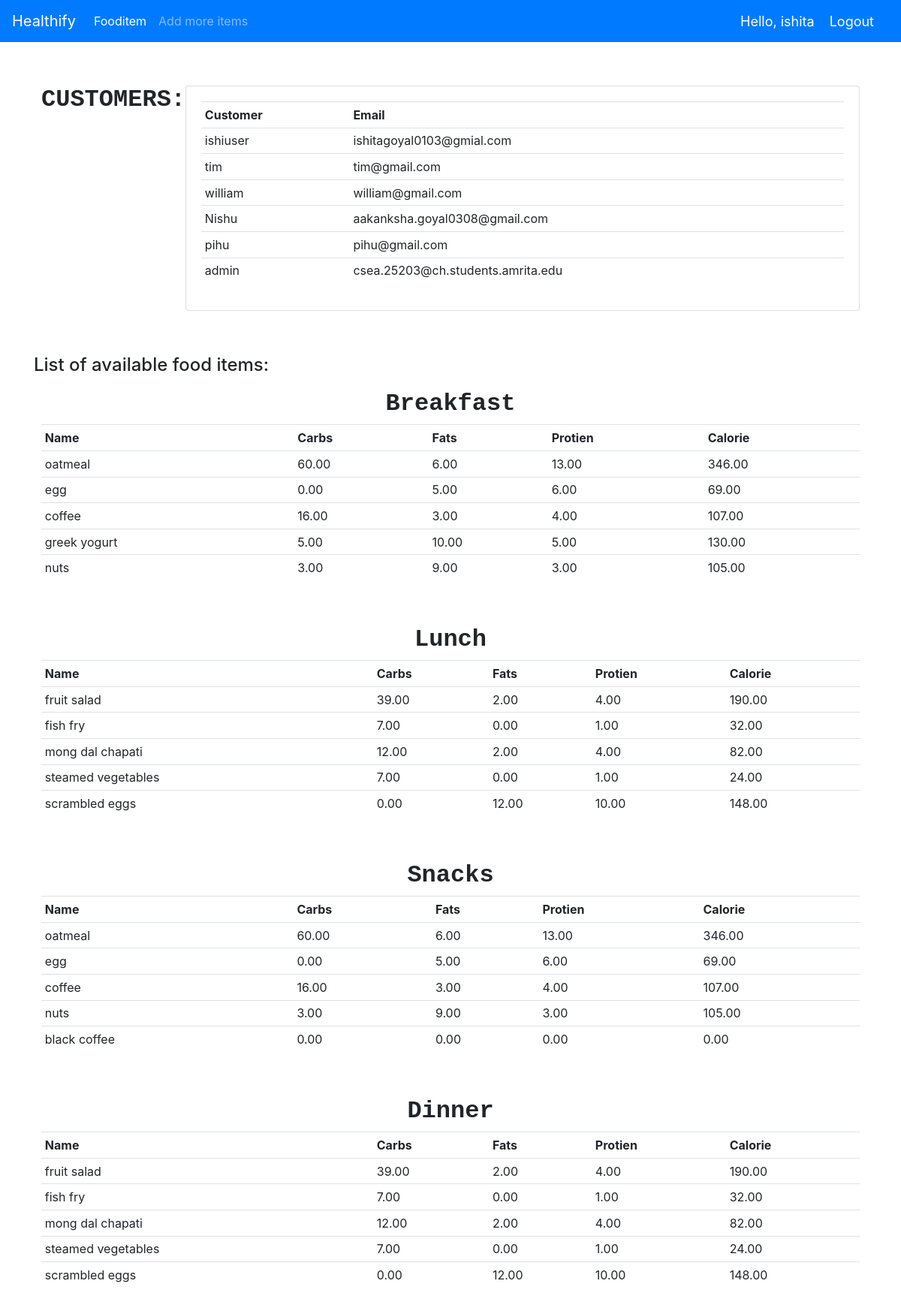
The app's page / (signed in) with its own data.
### Fityfeed/models.py (models this page shows, shortened)
class Customer(models.Model):
    user = models.OneToOneField(User, null=True, on_delete=models.CASCADE)
    name=models.CharField(max_length=200,null=True)
    email=models.CharField(max_length=200,null=True)
    date_created=models.DateTimeField(auto_now_add=True,null=True)

class Fooditem(models.Model):
    name = models.CharField(max_length=200)
    category = models.ManyToManyField(Category)
    carbohydrate = models.DecimalField(max_digits=5,decimal_places=2,default=0)
    fats = models.DecimalField(max_digits=5,decimal_places=2,default=0)
    protein = models.DecimalField(max_digits=5,decimal_places=2,default=0)
    calorie=models.DecimalField(max_digits=5,decimal_places=2,default=0,blank=True)
    quantity = models.IntegerField(default=1,null=True,blank=True)

### Fityfeed/decorators.py (the view)
    def wrapper_func(request,*args,**kwargs):
        group=None
        if request.user.groups.exists():
            group=request.user.groups.all()[0].name
        if group=='user':
            return redirect('userPage')
        if group=='admin':
            return view_func(request,*args,**kwargs)

### Fityfeed/views.py (called while the page is built)
@login_required(login_url='login')
@admin_only
def home(request):
    breakfast=Category.objects.filter(name='breakfast')[0].fooditem_set.all()[:5]
    lunch=Category.objects.filter(name='lunch')[0].fooditem_set.all()[:5]
    dinner=Category.objects.filter(name='dinner')[0].fooditem_set.all()[:5]
    snacks=Category.objects.filter(name='snacks')[0].fooditem_set.all()[:5]
    customers=Customer.objects.all()
    context={'breakfast':breakfast,
              'lunch':lunch,
              'dinner':dinner,
              'snacks':snacks,
              'customers':customers,
            }
    return render(request,'main.html',context)

### Fityfeed/templates/main.html (shortened to what this page needs)
{% load static %}
<!DOCTYPE html>
<html lang="en">
<head>
    <link rel="stylesheet" href="https://stackpath.bootstrapcdn.com/bootstrap/4.5.0/css/bootstrap.min.css"0>
    <link rel="stylesheet" href="{% static 'css/main.css' %}">
</head>
<body>
    {% include 'navbar.html' %}
    <br>
    <br>
    <div class="container">
    {% block content %}
        <div class="flex-box-row">
            <h5 id="heading">CUSTOMERS:</h5>
            <br>
            <br>
            <div class="card card-body">
               <table class="table table-sm">
                    <tr>
                        <th>Customer</th>
                        <th>Email</th>
                    </tr>
                    {% for cust in customers %}
                    <tr>
                        <td>{{cust.name}} </td>
                        <td> {{cust.email}} </td>
                    </tr>
                    {% endfor %}
                </table>
            </div>
        </div>
        <br><br>
    <h4>List of available food items:</h4>
        <div class="flex-box-row">
            <h5 id="heading">Breakfast</h5>
               <table class="table table-sm">
                    <tr>
                        <th>Name</th>
                        <th>Carbs</th>
                        <th>Fats</th>
                        <th>Protien</th>
                        <th>Calorie</th>
                    </tr>
                   {% for items in breakfast %}
                    <tr>
                        <td>{{items.name}} </td>
                        <td>{{items.carbohydrate}} </td>
                        <td>{{items.fats}} </td>
                        <td>{{items.protein}} </td>
                        <td>{{items.calorie}} </td>
                        </tr>
                    {% endfor %}
                </table>
        </div>
<br>
        <div class="flex-box-row">
            <h5 id="heading">Lunch</h5>
             <table class="table table-sm">
                    <tr>
                        <th>Name</th>
                        <th>Carbs</th>
                        <th>Fats</th>
                        <th>Protien</th>
                        <th>Calorie</th>
                    </tr>
                   {% for items in lunch %}
                    <tr>
                        <td>{{items.name}} </td>
                        <td>{{items.carbohydrate}} </td>
                        <td>{{items.fats}} </td>
                        <td>{{items.protein}} </td>
                        <td>{{items.calorie}} </td>
                        </tr>
                    {% endfor %}
                </table>
        </div>
        <br>
        <div class="flex-box-row">
            <h5 id="heading">Snacks</h5>
                <table class="table table-sm">
                    <tr>
                        <th>Name</th>
                        <th>Carbs</th>
                        <th>Fats</th>
                        <th>Protien</th>
                        <th>Calorie</th>
                    </tr>
                   {% for items in snacks %}
                    <tr>
                        <td>{{items.name}} </td>
                        <td>{{items.carbohydrate}} </td>
                        <td>{{items.fats}} </td>
                        <td>{{items.protein}} </td>
                        <td>{{items.calorie}} </td>
                        </tr>
                    {% endfor %}
                </table>
        </div>
        <br>
        <div class="flex-box-row">
            <h5 id="heading">Dinner</h5>
                <table class="table table-sm">
                    <tr>
                        <th>Name</th>
                        <th>Carbs</th>
                        <th>Fats</th>
                        <th>Protien</th>
                        <th>Calorie</th>
                    </tr>
                   {% for items in dinner %}
                    <tr>
                        <td>{{items.name}} </td>
                        <td>{{items.carbohydrate}} </td>
                        <td>{{items.fats}} </td>
                        <td>{{items.protein}} </td>
                        <td>{{items.calorie}} </td>
                        </tr>
                    {% endfor %}
                </table>
        </div>
<br>
    {% endblock %}
    </div>
</body>
</html>

### Fityfeed/templates/navbar.html (shortened to what this page needs)
{% load static%}
<nav class="navbar navbar-expand-lg navbar-dark bg-primary">
    <a class="navbar-brand" href="{% url 'home' %}">Healthify</a>
    <div class="collapse navbar-collapse" id="navbarSupportedContent">
    {% if request.user.is_staff %}
      <ul class="navbar-nav mr-auto">
        <li class="nav-item active">
          <a class="nav-link" href="{% url 'fooditem' %}">Fooditem<span class="sr-only">(current)</span></a>
        </li>
        <li class="nav-item">
          <a class="nav-link" href="{% url 'createfooditem' %}">Add more items</a>
        </li>
      </ul>
    {% endif %}
    </div>
    <span class="hello-msg">Hello, {{request.user}}</span>
    <span ><a  class="hello-msg" href="{% url 'logout' %}">Logout</a></span>
  </nav>

### static/css/main.css (style rules this page uses)
.flex-box-row { display:flex; padding : 10px; flex-wrap: wrap; justify-content: space-around; }
#heading { text-shadow: antiquewhite; font-family: 'Courier New', Courier, monospace; font-weight: 550; font-size: xx-large; text-align: left; }

### Fityfeed/templates/navbar.html (style rules this page uses)
.hello-msg { font-size: 18px; color: #fff; margin-right: 20px; }

### records on screen
Customer: name "ishiuser", email "ishitagoyal0103@gmial.com"
Customer: name "tim", email "tim@gmail.com"
Customer: name "william", email "william@gmail.com"
Customer: name "Nishu", email "aakanksha.goyal0308@gmail.com"
Customer: name "pihu", email "pihu@gmail.com"
Customer: name "admin", email "csea.25203@ch.students.amrita.edu"
Fooditem: name "oatmeal", carbohydrate "60.00", fats "6.00", protein "13.00", calorie "346.00"
Fooditem: name "egg", carbohydrate "0.00", fats "5.00", protein "6.00", calorie "69.00"
Fooditem: name "coffee", carbohydrate "16.00", fats "3.00", protein "4.00", calorie "107.00"
Fooditem: name "greek yogurt", carbohydrate "5.00", fats "10.00", protein "5.00", calorie "130.00"
Fooditem: name "nuts", carbohydrate "3.00", fats "9.00", protein "3.00", calorie "105.00"
Fooditem: name "fruit salad", carbohydrate "39.00", fats "2.00", protein "4.00", calorie "190.00"
Fooditem: name "fish fry", carbohydrate "7.00", fats "0.00", protein "1.00", calorie "32.00"
Fooditem: name "mong dal chapati", carbohydrate "12.00", fats "2.00", protein "4.00", calorie "82.00"
Fooditem: name "steamed vegetables", carbohydrate "7.00", fats "0.00", protein "1.00", calorie "24.00"
Fooditem: name "scrambled eggs", carbohydrate "0.00", fats "12.00", protein "10.00", calorie "148.00"
Fooditem: name "black coffee", carbohydrate "0.00", fats "0.00", protein "0.00", calorie "0.00"

### other values on screen
{{ request.user }} "ishita"
